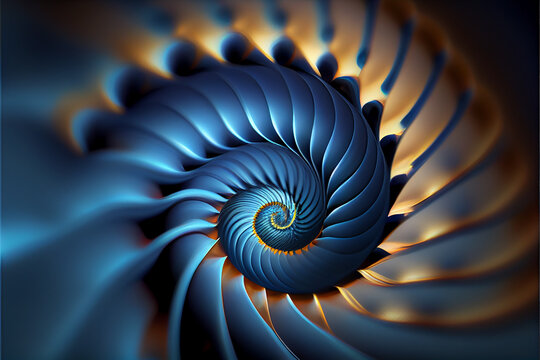
#> input picture images/fibjpg.jpg, 540 x 360 px
$ python main.py ../../images/fibjpg.jpg
#> lines starting #> are read from the running program, lines starting #| are printed output that depends on the picture; after the words box and inside, x2 and y2 are one past the last pixel; in counts of white or black regions, pixels touching at a corner belong together
import cv2
import numpy as np

def main(image_path):
    # Carrega a imagem em escala de cinza
#> called with image_path = '../../images/fibjpg.jpg'
    image = cv2.imread(image_path, cv2.IMREAD_GRAYSCALE)
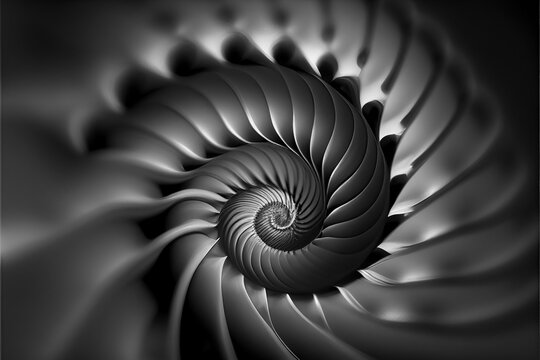
#> image: shape (360, 540); min 0, max 255, mean 61.9

    if image is None:
        print(f"Não abriu {image_path}.")
        return

    # Aplica limiarização
    _, thresholded = cv2.threshold(image, 1, 255, cv2.THRESH_BINARY + cv2.THRESH_OTSU + cv2.THRESH_BINARY_INV)
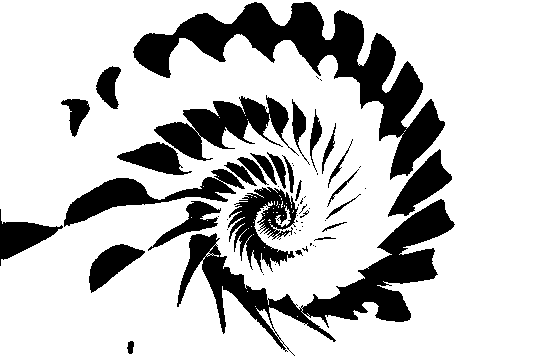
#> thresholded: shape (360, 540); 76.8% white; 63 black regions (34 under 20 px)

    # Encontra contornos
    contours, hierarchy = cv2.findContours(thresholded, cv2.RETR_EXTERNAL, cv2.CHAIN_APPROX_SIMPLE)
#> contours = 1 contour; box (x1, y1, x2, y2) and area: (0, 0, 540, 360) 192038

    # Converte a imagem de volta para BGR para desenhar colorido
    image_color = cv2.cvtColor(thresholded, cv2.COLOR_GRAY2BGR)
#> image_color: shape (360, 540, 3); 76.8% white; 63 black regions (34 under 20 px), largest, box (x1, y1, x2, y2) and area: (133, 2, 445, 180) 13794, (177, 199, 455, 356) 10283, (154, 95, 299, 161) 4112

    nformas = 0
    total_pontos = 0

    for i, contour in enumerate(contours):
        if len(contour) < 10:
            continue

        nformas += 1
        total_pontos += len(contour)  # Conta o número de pontos no contorno

        momentos = cv2.moments(contour)
        center = (int(momentos['m10'] / momentos['m00']), int(momentos['m01'] / momentos['m00']))

        hu = cv2.HuMoments(momentos).flatten()
        if hu[0] > 0:
            cv2.drawContours(image_color, [contour], -1, (0, 0, 255), 2)
        else:
            cv2.drawContours(image_color, [contour], -1, (0, 255, 0), 2)

        cv2.putText(image_color, str(i), center, cv2.FONT_HERSHEY_SIMPLEX, 0.5, (0, 0, 0), 8)
        cv2.putText(image_color, str(i), center, cv2.FONT_HERSHEY_SIMPLEX, 0.5, (255, 255, 255), 1)
#> this loop made 1 pass
#> (nformas, total_pontos, center) on pass 1: (1, 83, (271, 179))
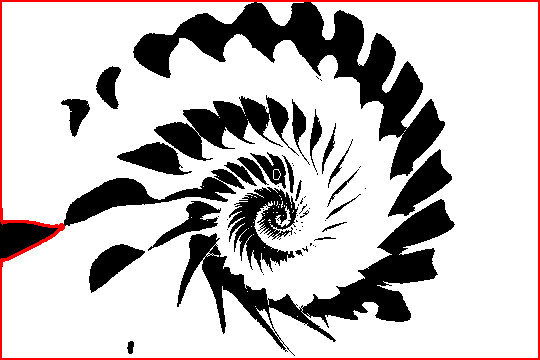
#> image_color: shape (360, 540, 3); mean B, G, R 190.9, 190.9, 196.2
#> after the loop, nformas = 1; total_pontos = 83

    print(f"Número de objetos: {nformas}")
#| Número de objetos: 1
    print(f"Total de pontos nos contornos: {total_pontos}")
#| Total de pontos nos contornos: 83

    # Mostra a imagem resultante
    cv2.imshow("janela", image_color)
    cv2.imwrite("contornos-rotulados.png", image_color)
    cv2.waitKey()

if __name__ == "__main__":
    import sys
    if len(sys.argv) != 2:
        print("Uso: python script.py <caminho/para/sua/imagem>")
    else:
        main(sys.argv[1])

$ run again, on images/f.png
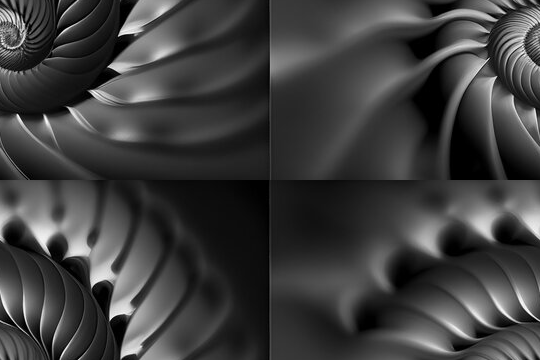
#> input picture images/f.png, 540 x 360 px
#> in main, image is the input picture: shape (360, 540); min 0, max 255, mean 61.9
#> in main, `_, thresholded = cv2.threshold(image, 1, 255, cv2.THRESH_BINARY + cv2...`:
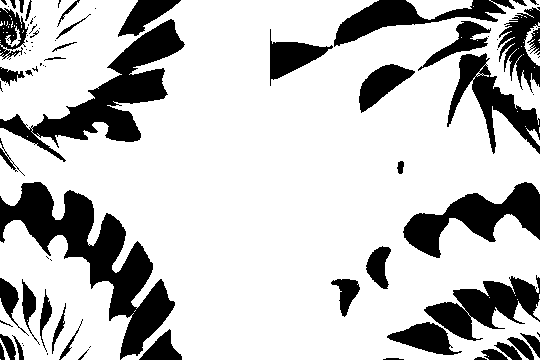
#> thresholded: shape (360, 540); 76.8% white; 87 black regions (40 under 20 px)
#> contours = 53 contours, 45 with area under 20; largest, box (x1, y1, x2, y2) and area: (0, 0, 540, 360) 149872, (0, 220, 134, 360) 11546, (406, 0, 473, 20) 718, (524, 22, 540, 66) 217, (5, 26, 21, 47) 76, (526, 128, 540, 146) 69, (533, 300, 540, 320) 54, (0, 338, 10, 360) 42
#> the loop in main, `for i, contour in enumerate(contours):` made 53 passes
#> contour on passes 1, 2, 4, 6, 7, 8, 9, 11: [[0, 359]], [[488, 356]], [[135, 310], [134, 311]], [[517, 299]], [[489, 297]], [[515, 295]], [[539, 294], [539, 298]], [[27, 136]]
#> after the loop in main, `for i, contour in enumerate(contours):`:
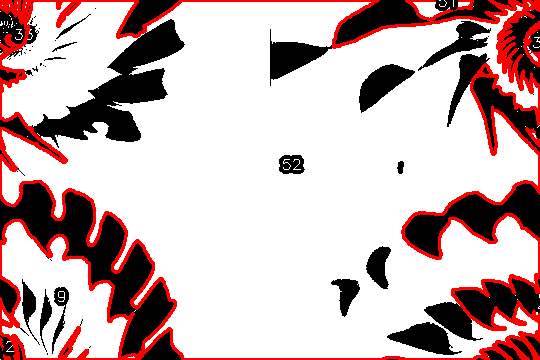
#> image_color: shape (360, 540, 3); mean B, G, R 180.1, 180.1, 202.4
#> after the loop in main, `for i, contour in enumerate(contours):`: nformas = 8; total_pontos = 2586
#| Número de objetos: 8
#| Total de pontos nos contornos: 2586

$ run again, on images/senoide-256.png
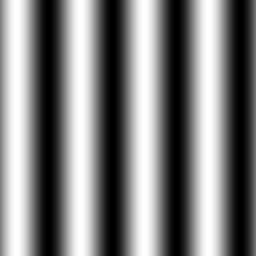
#> input picture images/senoide-256.png, 256 x 256 px
#> in main, image is the input picture: shape (256, 256); min 0, max 255, mean 127
#> in main, `_, thresholded = cv2.threshold(image, 1, 255, cv2.THRESH_BINARY + cv2...`:
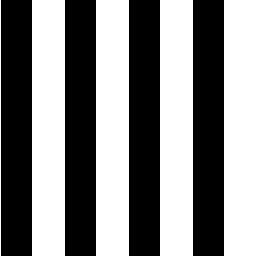
#> thresholded: shape (256, 256); 51.6% white; 4 black regions
#> contours = 5 contours, 1 with area under 20; largest, box (x1, y1, x2, y2) and area: (160, 0, 193, 256) 8160, (96, 0, 129, 256) 8160, (32, 0, 65, 256) 8160, (224, 0, 256, 256) 7905
#> image_color: shape (256, 256, 3); 51.6% white; 4 black regions, box (x1, y1, x2, y2) and area: (1, 0, 32, 256) 7936, (65, 0, 96, 256) 7936, (129, 0, 160, 256) 7936, (193, 0, 224, 256) 7936
#> the loop in main, `for i, contour in enumerate(contours):` made 5 passes
#> contour on passes 1 to 5: [[224, 0], [224, 255], [255, 255], [255, 0]], [[160, 0], [160, 255], [192, 255], [192, 0]], [[96, 0], [96, 255], [128, 255], [128, 0]], [[32, 0], [32, 255], [64, 255], [64, 0]], [[0, 0], [0, 255]]
#> after the loop in main, `for i, contour in enumerate(contours):`: nformas = 0
#| Número de objetos: 0
#| Total de pontos nos contornos: 0
